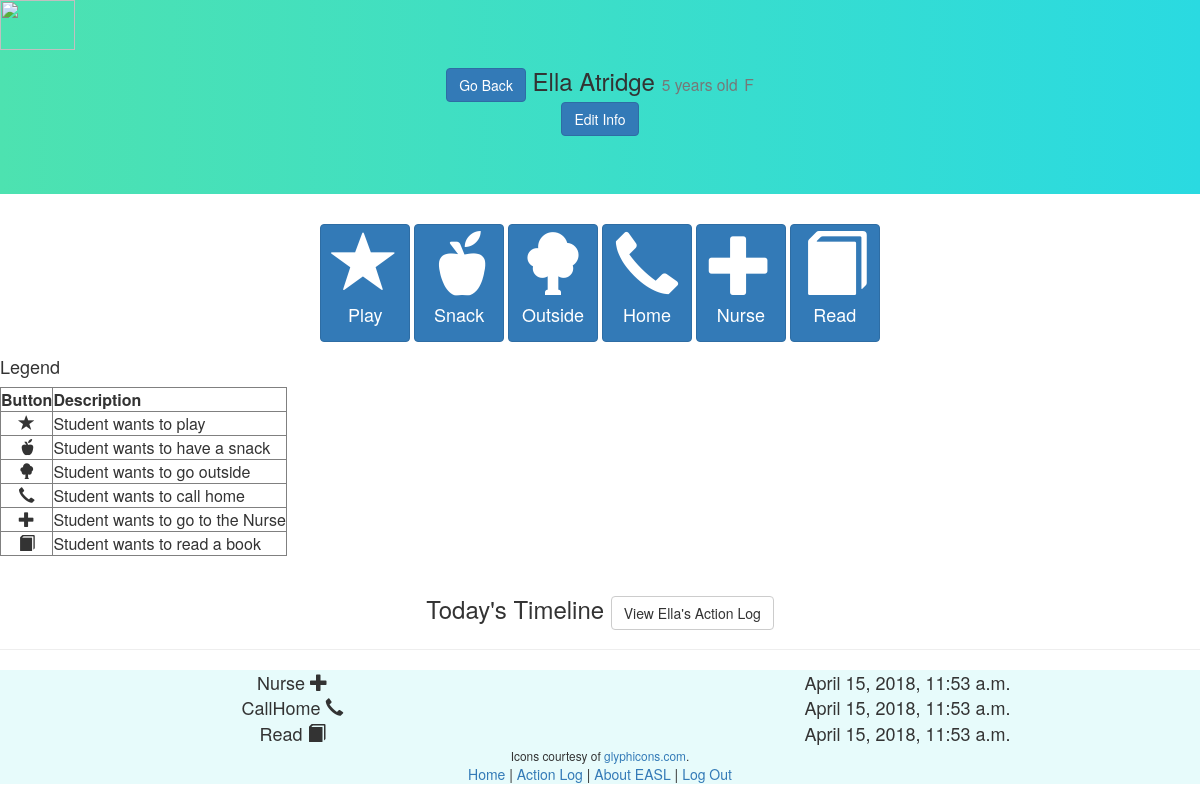
Screenshot of /student/11/ (signed in) with the database file from the repository.
### webApp/models.py (models this page shows, shortened)
class Student(models.Model):
    first_name = models.CharField(max_length=50)
    last_name = models.CharField(max_length=50)
    date_of_birth = models.DateField()
    gender = models.CharField(max_length=10, choices=[('M', 'Male'), ('F', 'Female')])
    parent = models.ForeignKey(User, null=True, blank=True, on_delete=models.CASCADE)
    def age(self):
        today = date.today()
        try:
            birthday = self.date_of_birth.replace(year=today.year)
        except ValueError:
            birthday = self.date_of_birth.replace(year=today.year)
        if birthday > today:
            return today.year - self.date_of_birth.year - 1
        else:
            return today.year - self.date_of_birth.year
    class Meta:
        unique_together = [("first_name", "last_name", "date_of_birth")]
        ordering = ['last_name']

class Action(models.Model):
    ACTION_CHOICES = [('S', 'Snack'), ('P', 'Play'), ('O', 'Outside'), ('B', 'Bathroom'), ('C', 'CallHome'), ('N', 'Nurse'), ('R', 'Read')]
    time = models.DateTimeField()
    action = models.CharField(max_length=1, choices=ACTION_CHOICES)
    student = models.ForeignKey('Student', on_delete=models.CASCADE)
    class Meta:
        ordering = ['-time']

### webApp/views.py (the view)
# urls.py: url(r'^student/(\d+)/', views.student_detail, name='student_detail'),
def student_detail(request, id):
    if request.user.is_authenticated:
        try:
            student = Student.objects.get(id=id)
        except Student.DoesNotExist:
            raise Http404('Student not found')
        if request.user.is_staff or student.parent == request.user:
            today_min = datetime.datetime.combine(datetime.date.today(), datetime.time.min)
            today_max = datetime.datetime.combine(datetime.date.today(), datetime.time.max)
            actions = Action.objects.filter(student=student, time__range=(today_min, today_max))
            return render(request, 'student_detail.html', {'student': student, 'actions': actions})
        else:
            return redirect('/unauth')
    else:
        return redirect('/accounts/login')

### webApp/templates/student_detail.html (shortened to what this page needs)
{% extends "base.html" %}
{% load bootstrap3 %}
{% load static %}
{% block content %}
<img class ='logo' src='https://s3.amazonaws.com/easl-static/eASl_logo.png' height="50" width="75">
<div class="jumbotron text-center">
  <h3>
    <a class="btn btn-primary" href="{% url 'home' %}";>Go Back</a>
    {{ student.first_name|capfirst }} {{ student.last_name|capfirst }}
    <small>{{ student.age }} years old</small>
    <small>{{ student.gender }}</small>
    {% if request.user.is_staff %}
      <br>
      <a class="btn btn-primary" href="{% url 'edit_page' student.id %}">
        Edit Info
      </a>
    {% endif %}
  </h3>
</div>
{% if request.user.is_staff %}
<div class="text-center">
    {% buttons %}
      <a class="btn btn-primary" style="margin-bottom:5px;" href="{% url 'save_action' student.id 'P' %}";>
        <span class="glyphicon glyphicon-star" style="font-size: 64px"></span><br>
        <h4>Play</h4>
      </a>
      <a class="btn btn-primary" style="margin-bottom:5px;" href="{% url 'save_action' student.id 'S' %}";>
        <span class="glyphicon glyphicon-apple" style="font-size: 64px"></span><br>
        <h4>Snack</h4>
      </a>
      <a class="btn btn-primary" style="margin-bottom:5px;" href="{% url 'save_action' student.id 'O' %}";>
        <span class="glyphicon glyphicon-tree-deciduous" style="font-size: 64px;"></span><br>
        <h4>Outside</h4>
      </a>
      <a class="btn btn-primary" style="margin-bottom:5px;" href="{% url 'save_action' student.id 'C' %}";>
        <span class="glyphicon glyphicon-earphone" style="font-size: 64px"></span><br>
        <h4>Home</h4>
      </a>
      <a class="btn btn-primary" style="margin-bottom:5px;" href="{% url 'save_action' student.id 'N' %}";>
        <span class="glyphicon glyphicon-plus" style="font-size: 64px"></span><br>
        <h4>Nurse</h4>
      </a>
      <a class="btn btn-primary" style="margin-bottom:5px;" href="{% url 'save_action' student.id 'R' %}";>
        <span class="glyphicon glyphicon-book" style="font-size: 64px"></span><br>
        <h4>Read</h4>
      </a>
    {% endbuttons %}
  </div>
  <table border="1">
    <h4>Legend</h4>
    <tr>
      <th>Button</th>
      <th>Description</th>
    </tr>
    <tr>
      <td class='text-center'><span class="glyphicon glyphicon-star"></td>
      <td>Student wants to play</td>
    </tr>
    <tr>
      <td class='text-center'><span class="glyphicon glyphicon-apple"></td>
      <td>Student wants to have a snack</td>
    </tr>
    <tr>
      <td class='text-center'><span class="glyphicon glyphicon-tree-deciduous"></td>
      <td>Student wants to go outside</td>
    </tr>
    <tr>
      <td class='text-center'><span class="glyphicon glyphicon-earphone"></td>
      <td>Student wants to call home</td>
    </tr>
    <tr>
      <td class='text-center'><span class="glyphicon glyphicon-plus"></td>
      <td>Student wants to go to the Nurse</td>
    </tr>
    <tr>
      <td class='text-center'><span class="glyphicon glyphicon-book"></td>
      <td>Student wants to read a book</td>
    </tr>
  </table>
{% endif %}
<div class="page-header">
  <h3 class="text-center"> Today's Timeline
    <a class="btn btn-default" href="{% url 'student_action_log' student.id %}";>
      View {{ student.first_name|capfirst }}'s Action Log
    </a>
  </h3>
</div>
{% for action in actions.reverse %}
  <div class="text-center" id=timeline>
    <div class="row">
      <div class="col-md-6" style="font-size: 18px">
          {% if action.action == 'P' %}
            {{action.get_action_display}}
            <span class="glyphicon glyphicon-star"></span><br>
          {% elif action.action == 'S' %}
            {{action.get_action_display}}
            <span class="glyphicon glyphicon-apple"></span><br>
          {% elif action.action == 'O' %}
            {{action.get_action_display}}
            <span class="glyphicon glyphicon-tree-deciduous"></span><br>
          {% elif action.action == 'B' %}
            {{action.get_action_display}}
          {% elif action.action == 'C' %}
            {{action.get_action_display}}
            <span class="glyphicon glyphicon-earphone"></span><br>
          {% elif action.action == 'N' %}
            {{action.get_action_display}}
            <span class="glyphicon glyphicon-plus"></span><br>
          {% elif action.action == 'R' %}
            {{action.get_action_display}}
            <span class="glyphicon glyphicon-book"></span><br>
          {% endif %}
      </div>
      <div class="col-md-6" style="font-size: 18px">
          {{ action.time }}
      </div>
    </div>
  </div>
{% endfor %}
<div class="text-center" id=timeline>
  <small>Icons courtesy of <a href="https://glyphicons.com/">glyphicons.com</a>.</small>
</div>
{% endblock %}

### webApp/templates/student_detail.html (style rules this page uses)
#timeline { background: #E7FBFB; }
.jumbotron { background: linear-gradient(to right, #4DE2B0, #2ADAE1); }
.logo { position: absolute; float:left; }

### rows the page displays
Student: first_name "Ella", last_name "Atridge", age "5", gender "F"
Action: action "Nurse", time "April 15, 2018, 11:53 a.m."
Action: action "CallHome", time "April 15, 2018, 11:53 a.m."
Action: action "Read", time "April 15, 2018, 11:53 a.m."
